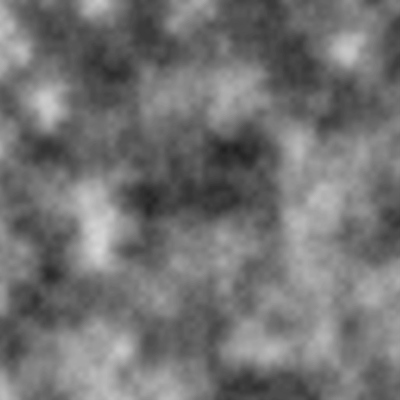
Frame 1 (no input)
Frame 60 (the mouse pressed at the canvas centre just before this capture): identical to frame 1, image omitted
Frame 120 (the mouse held since frame 60 and released just before this capture): identical to frame 1, image omitted

The Processing sketch that drew this single still picture (run headless with seeded random() and noise(); from frame 60 on, the mouse is pressed at the canvas centre):

// Processing sketch: noise_2D
// ── noise_2D.pde
float noiseCoeff = 0.02;

void setup() {
  size(400, 400);
  background(255);
  strokeWeight(2);
  for (int x = 0; x < width; x++) {
    for(int y = 0; y < height; y++){
      stroke(noise(x*noiseCoeff, y*noiseCoeff)*255);
      ellipse(x, y, 2, 2);
    }
  }
}

void draw() {
}
